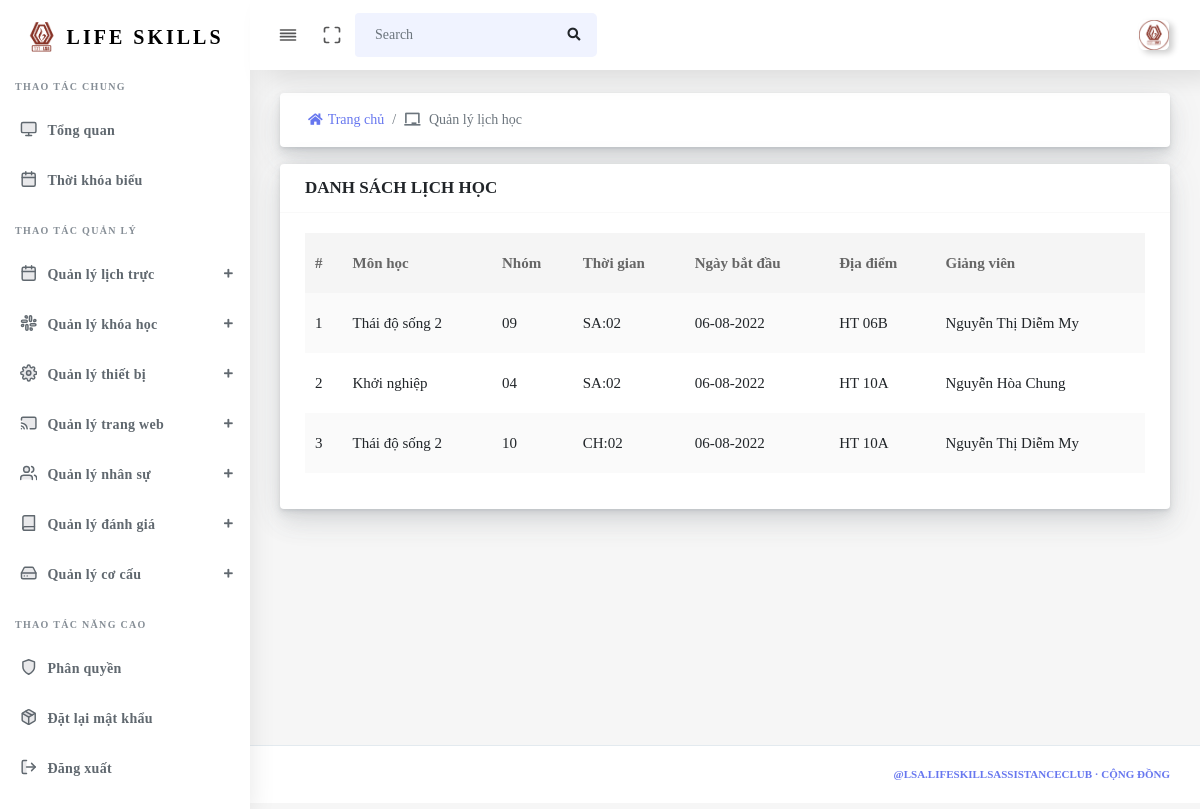
Screenshot of /Admin/DetailedCourse&id_schoolyear=3&semester=Học kỳ Hè&date=2022-08-06 (signed in) with the database file from the repository.
### tables this page shows
CREATE TABLE `tbl_course` (
  `id_course` int(255) NOT NULL,
  `id_subject` int(255) NOT NULL,
  `group` varchar(255) NOT NULL,
  `teacher` varchar(255) DEFAULT NULL,
  `period` varchar(255) NOT NULL,
  `local` varchar(255) DEFAULT NULL,
  `date` date NOT NULL,
  `semester` varchar(255) NOT NULL,
  `id_schoolyear` int(255) NOT NULL
);

CREATE TABLE `tbl_subject` (
  `id_subject` int(255) NOT NULL,
  `subject` varchar(255) NOT NULL,
  `note` varchar(255) DEFAULT NULL
);

### source/views/admin/layout.php (called while the page is built)
<?php
$filepath = realpath(dirname(__FILE__));
require_once($filepath . '/partials/header.php');
require_once($filepath . '/partials/sidebar.php');
require_once($filepath . '/pages/' . $data['page'] . '.php');
require_once($filepath . '/partials/footer.php');
?>

### source/core/Controller.php (called while the page is built, shortened)
<?php
class Controller
{
    public function viewAdmin($view, $data = [])
    {
        require_once(realpath(dirname(__FILE__)) . '/../views/admin/' . $view . '.php');
    }
}
?>

### source/controllers/Admin.php (called while the page is built, shortened)
<?php
class Admin extends Controller
{
  private $SchoolYear;
  private $Subject;
  private $Course;
  function __construct()
  {
    $this->SchoolYear       = $this->model("SchoolYear");
    $this->Subject          = $this->model("Subject");
    $this->Course           = $this->model("Course");
  }
  public function DetailedCourse()
  {
    $Notification   = [];
    $id_schoolyear  = $_GET['id_schoolyear'];
    $semester       = $_GET['semester'];
    $date           = $_GET['date'];
    $this->viewAdmin("layout", [
      "page"                => "course/detailed",
      "ListSubject"         => $this->Subject->getSubject(),
      "ListSchoolYear"      => $this->SchoolYear->getSchoolYear(),
      "ListDetailedCourse"  => $this->Course->getDetailedCourse($id_schoolyear, $semester, $date),
      "Notification"        => $Notification,
    ]);
  }
}

### source/core/App.php (called while the page is built, shortened)
<?php
class App
{
    protected $action       = "Index";
    function __construct()
    {
        $arr        = $this->UrlProcess();
        $filepath   = realpath(dirname(__FILE__));
        if (isset($arr[0])) {
            if (file_exists($filepath . '/../controllers/' . $arr[0] . '.php')) {
                if ($arr[0] == "Admin") {
                    $this->action = "Home";
                }
                unset($arr[0]);
            }
        }
        $this->controller = new $this->controller;
        if (isset($arr[1])) {
            if (method_exists($this->controller, $arr[1])) {
                $this->action = $arr[1];
            }
            unset($arr[1]);
        }
        $this->params = $arr ? array_values($arr) : [];
        call_user_func_array([$this->controller, $this->action], $this->params);
    }
    function UrlProcess()
    {
        if (isset($_GET["url"])) return explode("/", filter_var(trim($_GET["url"], "/")));
    }
}
?>

### index.php (called while the page is built, shortened)
<?php
$myApp = new App();
?>

### source/core/lib/database.php (called while the page is built, shortened)
<?php
class Database
{
  protected $host   = DB_HOST;
  protected $user   = DB_USER;
  protected $pass   = DB_PASS;
  protected $dbname = DB_NAME;
  public $link;
  private function connectDB()
  {
    $this->link = new mysqli(
      $this->host,
      $this->user,
      $this->pass,
      $this->dbname
    );
  }
  public function select($query)
  {
    $result = $this->link->query($query) or
      die($this->link->error . __LINE__);
    if ($result->num_rows > 0) {
      return $result;
    } else {
      return false;
    }
  }
}

### source/models/Course.php (called while the page is built, shortened)
<?php
class Course
{
  private $db;
  public function __construct()
  {
    $this->db = new Database();
  }
  public function getDetailedCourse($id_schoolyear, $semester, $date)
  {
    $query  = "SELECT tbl_course.*, tbl_subject.subject, tbl_schoolyear.schoolyear FROM  tbl_course, tbl_subject, tbl_schoolyear WHERE tbl_course.id_schoolyear = '$id_schoolyear' AND tbl_course.semester = '$semester' AND tbl_course.date = '$date' AND tbl_course.id_subject = tbl_subject.id_subject AND tbl_course.id_schoolyear = tbl_schoolyear.id_schoolyear ORDER BY period DESC";
    $result = $this->db->select($query);
    return $result;
  }
}

### source/core/helpers/format.php (called while the page is built, shortened)
<?php
class Format
{
  public function formatDate($date)
  {
    return date('d-m-Y', strtotime($date));
  }
}

### source/views/admin/pages/course/detailed.php (the view, shortened to what this page needs)
<div class="main-content">
  <section class="section mb-3">
    <div class="section-body">
      <div class="row">
        <div class="col-md-12">
          <div class="card mb-2">
            <div class="card-body p-2">
              <nav aria-label="breadcrumb m-0">
                <ol class="breadcrumb bg-white m-0">
                  <li class="breadcrumb-item"><a href="Admin/Home"><i class="fas fa-home"></i>Trang chủ</a></li>
                  <li class="breadcrumb-item active" aria-current="page"><i class="fas fa-chalkboard"></i> Quản lý lịch học</li>
                </ol>
              </nav>
            </div>
          </div>
        </div>
      </div>
    </div>
  </section>
  <section class="section">
    <div class="section-body">
      <div class="row">
        <div class="col-12">
          <div class="card">
            <div class="card-header">
              <h4>DANH SÁCH LỊCH HỌC</h4>
            </div>
            <div class="card-body">
              <div class="table-responsive">
                <table class="table table-striped table-hover" id="table-1">
                  <thead>
                    <tr>
                      <th>#</th>
                      <th>Môn học</th>
                      <th>Nhóm</th>
                      <th>Thời gian</th>
                      <th>Ngày bắt đầu</th>
                      <th>Địa điểm</th>
                      <th>Giảng viên</th>
                    </tr>
                  </thead>
                  <tbody>
                    <?php if ($data['ListDetailedCourse']) {
                      $fm = new Format();
                      $i = 1;
                      while ($value = $data['ListDetailedCourse']->fetch_assoc()) { ?>
                        <tr>
                          <td><?php echo $i++; ?></td>
                          <td><?php echo $value['subject']; ?></td>
                          <td><?php echo $value['group']; ?></td>
                          <td><?php echo $value['period']; ?></td>
                          <td><?php echo $fm->formatDate($value['date']); ?></td>
                          <td><?php echo $value['local']; ?></td>
                          <td><?php echo $value['teacher']; ?></td>
                        </tr>
                    <?php }
                    } ?>
                  </tbody>
                </table>
              </div>
            </div>
          </div>
        </div>
      </div>
    </div>
  </section>
</div>

### rows the page displays
tbl_course: id_subject.subject "Thái độ sống 2", group "09", period "SA:02", date "06-08-2022", local "HT 06B", teacher "Nguyễn Thị Diễm My"
tbl_course: id_subject.subject "Khởi nghiệp", group "04", period "SA:02", date "06-08-2022", local "HT 10A", teacher "Nguyễn Hòa Chung"
tbl_course: id_subject.subject "Thái độ sống 2", group "10", period "CH:02", date "06-08-2022", local "HT 10A", teacher "Nguyễn Thị Diễm My"
